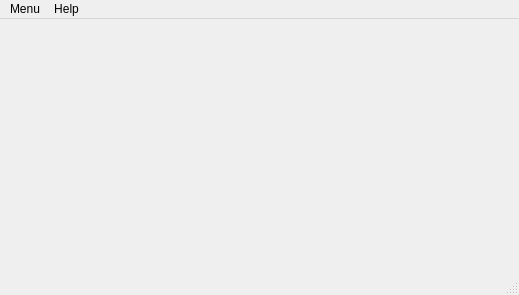
<?xml version="1.0" encoding="UTF-8"?>
<ui version="4.0">
 <class>MainWindow</class>
 <widget class="QMainWindow" name="MainWindow">
  <property name="geometry">
   <rect>
    <x>0</x>
    <y>0</y>
    <width>519</width>
    <height>295</height>
   </rect>
  </property>
  <property name="windowTitle">
   <string>Overtime Manager</string>
  </property>
  <widget class="QWidget" name="centralwidget"/>
  <widget class="QStatusBar" name="statusbar"/>
  <widget class="QMenuBar" name="menubar">
   <property name="geometry">
    <rect>
     <x>0</x>
     <y>0</y>
     <width>519</width>
     <height>25</height>
    </rect>
   </property>
   <widget class="QMenu" name="menuMenu">
    <property name="title">
     <string>Menu</string>
    </property>
    <addaction name="actionAdd_overtime"/>
    <addaction name="actionView_overtime"/>
    <addaction name="actionSettings"/>
    <addaction name="actionExit"/>
   </widget>
   <widget class="QMenu" name="menuHelp">
    <property name="title">
     <string>Help</string>
    </property>
    <addaction name="actionHelp"/>
    <addaction name="actionAbout"/>
   </widget>
   <addaction name="menuMenu"/>
   <addaction name="menuHelp"/>
  </widget>
  <action name="actionAdd_overtime">
   <property name="text">
    <string>Add overtime</string>
   </property>
   <property name="toolTip">
    <string>Add you overtime</string>
   </property>
   <property name="shortcut">
    <string>Ctrl+A</string>
   </property>
  </action>
  <action name="actionView_overtime">
   <property name="text">
    <string>View overtime</string>
   </property>
   <property name="shortcut">
    <string>Ctrl+V</string>
   </property>
  </action>
  <action name="actionSettings">
   <property name="text">
    <string>Settings</string>
   </property>
   <property name="shortcut">
    <string>Ctrl+P</string>
   </property>
  </action>
  <action name="actionExit">
   <property name="text">
    <string>Exit</string>
   </property>
   <property name="shortcut">
    <string>Ctrl+Q</string>
   </property>
  </action>
  <action name="actionHelp">
   <property name="text">
    <string>Help</string>
   </property>
   <property name="shortcut">
    <string>F1</string>
   </property>
  </action>
  <action name="actionAbout">
   <property name="text">
    <string>About</string>
   </property>
  </action>
 </widget>
 <resources/>
 <connections/>
</ui>
